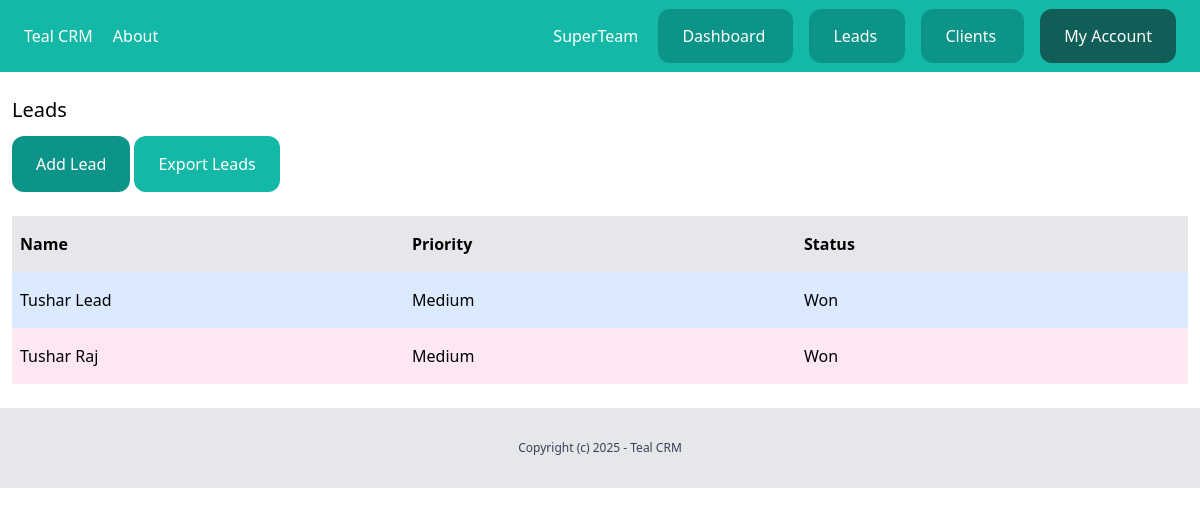
/dashboard/leads/ (signed in), run on an earlier commit of the app's database.
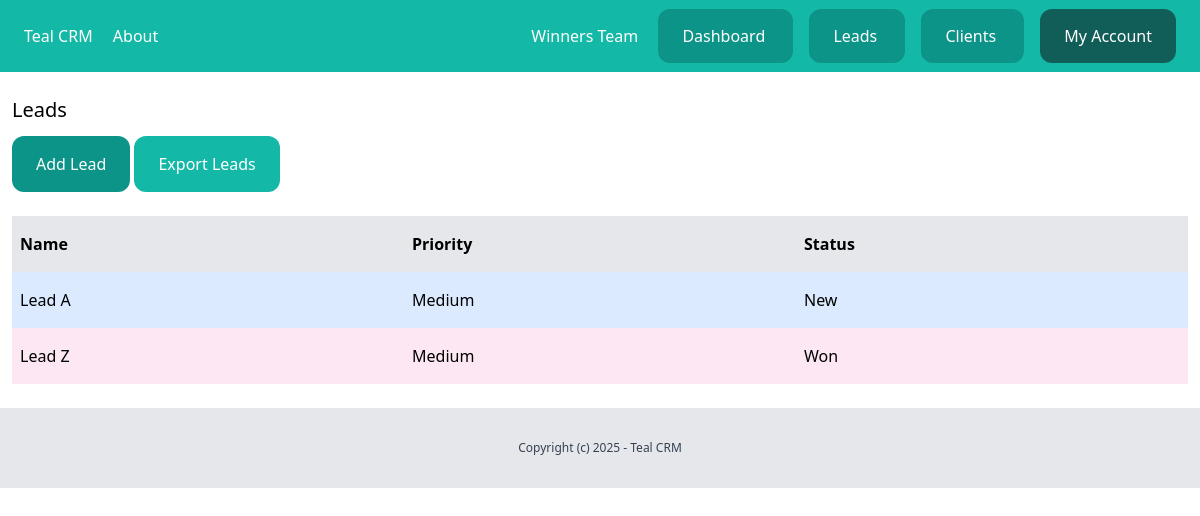
And on a later commit of the database.
### team/models.py (models this page shows)
class Team(models.Model):
    plan = models.ForeignKey(Plan,related_name='teams',on_delete=models.CASCADE, null=True, blank=True)
    name = models.CharField(max_length=255)
    created_by = models.ForeignKey(User,related_name='created_teams' ,on_delete=models.CASCADE)
    created_at = models.DateTimeField(auto_now_add=True)
    members = models.ManyToManyField(User)
    def __str__(self):
        return self.name

### leads/models.py (models this page shows, shortened)
class Lead(models.Model):
    LOW = 'low'
    MEDIUM = 'medium'
    HIGH = 'high'
    CHOICES_PRIORITY = (
        (LOW, 'Low'),
        (MEDIUM, 'Medium'),
        (HIGH, 'High')
    )
    NEW = 'new'
    CONTACTED = 'contacted'
    WON = 'won'
    LOST = 'lost'
    CHOICES_STATUS = (
        (NEW, 'New'),
        (CONTACTED, 'Contacted'),
        (WON, 'Won'),
        (LOST, 'Lost')
    )
    team = models.ForeignKey(Team, related_name='leads', on_delete=models.CASCADE)
    name=models.CharField(max_length=255)
    email=models.EmailField()
    description=models.TextField(blank=True,null=True)
    priority = models.CharField(max_length=10, choices=CHOICES_PRIORITY, default=MEDIUM)
    status = models.CharField(max_length=10, choices=CHOICES_STATUS, default=NEW)
    converted_to_client=models.BooleanField(default=False)
    created_by = models.ForeignKey(User, related_name='leads', on_delete=models.CASCADE)
    created_at = models.DateTimeField(auto_now_add=True)
    modified_at = models.DateTimeField(auto_now=True)
    class Meta:
        ordering=('name',)

### leads/views.py (the view)
# urls.py: path('', views.LeadListView.as_view(), name='list'),
class LeadListView(LoginRequiredMixin,ListView):
    model = Lead
    template_name = 'leads/leads_list.html'
    context_object_name = 'leads'
    def get_queryset(self):
        return Lead.objects.filter(created_by=self.request.user,converted_to_client=False)

### team/context_processors.py (called while the page is built)
def active_team(request):
    active_team = None  # Default to None
    if request.user.is_authenticated:
        user_profile = getattr(request.user, 'userprofile', None)  # Safely access userprofile
        if user_profile and user_profile.active_team:
            active_team = user_profile.active_team
        else:
            active_team = Team.objects.filter(created_by=request.user).first()
    return {'active_team': active_team}

### leads/templates/leads/leads_list.html (shortened to what this page needs)
{% extends 'core/base.html' %}
{% block content %}
<div class="px-3 py-6">
    <h1 class="text-xl mb-3">Leads</h1>
    <a href="{% url 'leads:add' %}" class="inline-block py-4 px-6 bg-teal-600 rounded-xl text-white">
        Add Lead
    </a>
    <a href="{% url 'leads:export' %}" class="inline-block py-4 px-6 bg-teal-500 rounded-xl text-white">
        Export Leads
    </a>
    <div class="mt-6  flex justify-between">
        <p class="py-4 px-2 bg-gray-200 font-semibold w-full">Name</p>
        <p class="py-4 px-2 bg-gray-200 font-semibold w-full">Priority</p>
        <p class="py-4 px-2 bg-gray-200 font-semibold w-full">Status</p>
    </div>
    {% for lead in leads %}
    <div class="flex justify-between">
        <p class="py-4 px-2 w-full {% cycle 'bg-blue-100' 'bg-pink-100'  %}">
            <a href="{% url 'leads:detail' lead.id %}"> {{lead.name}} </a></a>
        </p>
        <p class="py-4 px-2 w-full {% cycle 'bg-blue-100' 'bg-pink-100'  %}">{{lead.get_priority_display}}</p>
        <p class="py-4 px-2 w-full {% cycle 'bg-blue-100' 'bg-pink-100'  %}">{{lead.get_status_display}}</p>
    </div>
    {% empty %}
    <p class="px-2 mt-3">There are no leads in the Database Right Now</p>
    {% endfor %}
</div>
{% endblock %}

### core/templates/core/partials/nav.html (shortened to what this page needs)
<nav class="px-6 py-6 bg-teal-500 flex justify-between">
    <div class="space-x-4">
        <a href="/" class="text-white">
            Teal CRM
        </a>
        <a href="{% url 'about' %}" class="text-white">
            About
        </a>
    </div>
    <div class="space-x-4">
        {% if request.user.is_authenticated %}
        <a href="{% url 'team:detail' active_team.id %}" class="text-white">
            {{active_team}}
        </a>
        <a href="{% url 'dashboard:index' %}" class="py-4 px-6 bg-teal-600 rounded-xl text-white">
            Dashboard
        </a>
        <a href="{% url 'leads:list' %}" class="py-4 px-6 bg-teal-600 rounded-xl text-white">
            Leads
        </a>
        <a href="{% url 'clients:list' %}" class="py-4 px-6 bg-teal-600 rounded-xl text-white">
            Clients
        </a>
        <a href="{% url 'userprofile:myaccount' %}" class="py-4 px-6 bg-teal-800 rounded-xl text-white">
            My Account
        </a>
        {% endif %}
    </div>
</nav>

What changed in the data, as far as the page shows it:
no longer on this page (row edited): Team: name "SuperTeam"
removed Lead: name "Tushar Raj", priority "Medium", status "Won"
now on this page (row edited): Team: name "Winners Team"
added Lead: name "Lead A", priority "Medium", status "New"
changed Lead "Won": name "Tushar Lead" → "Lead Z"
